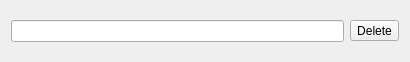
<?xml version="1.0" encoding="UTF-8"?>
<ui version="4.0">
 <class>SingleLineInfo</class>
 <widget class="QWidget" name="SingleLineInfo">
  <property name="geometry">
   <rect>
    <x>0</x>
    <y>0</y>
    <width>410</width>
    <height>62</height>
   </rect>
  </property>
  <property name="windowTitle">
   <string>Form</string>
  </property>
  <layout class="QHBoxLayout" name="horizontalLayout">
   <item>
    <widget class="QLineEdit" name="lineEdit"/>
   </item>
   <item>
    <widget class="QToolButton" name="tBtnDelete">
     <property name="text">
      <string>Delete</string>
     </property>
    </widget>
   </item>
  </layout>
 </widget>
 <resources/>
 <connections/>
</ui>
